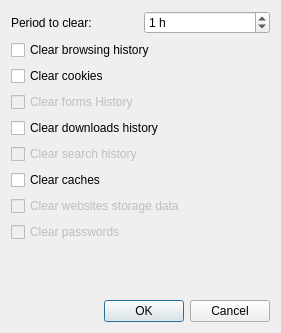
<?xml version="1.0" encoding="UTF-8"?>
<ui version="4.0">
 <class>Meerkat::ClearHistoryDialog</class>
 <widget class="QDialog" name="Meerkat::ClearHistoryDialog">
  <property name="geometry">
   <rect>
    <x>0</x>
    <y>0</y>
    <width>281</width>
    <height>333</height>
   </rect>
  </property>
  <property name="windowTitle">
   <string>Clear History</string>
  </property>
  <layout class="QVBoxLayout" name="verticalLayout">
   <item>
    <widget class="QWidget" name="periodWidget" native="true">
     <layout class="QHBoxLayout" name="horizontalLayout_2">
      <property name="leftMargin">
       <number>0</number>
      </property>
      <property name="topMargin">
       <number>0</number>
      </property>
      <property name="rightMargin">
       <number>0</number>
      </property>
      <property name="bottomMargin">
       <number>0</number>
      </property>
      <item>
       <widget class="QLabel" name="periodLabel">
        <property name="text">
         <string>Period to clear:</string>
        </property>
       </widget>
      </item>
      <item>
       <widget class="QSpinBox" name="periodSpinBox">
        <property name="specialValueText">
         <string>All</string>
        </property>
        <property name="suffix">
         <string> h</string>
        </property>
        <property name="maximum">
         <number>99999</number>
        </property>
        <property name="value">
         <number>1</number>
        </property>
       </widget>
      </item>
     </layout>
    </widget>
   </item>
   <item>
    <widget class="QCheckBox" name="clearBrowsingHistoryCheckBox">
     <property name="text">
      <string>Clear browsing history</string>
     </property>
    </widget>
   </item>
   <item>
    <widget class="QCheckBox" name="clearCookiesCheckBox">
     <property name="text">
      <string>Clear cookies</string>
     </property>
    </widget>
   </item>
   <item>
    <widget class="QCheckBox" name="clearFormsHistoryCheckBox">
     <property name="enabled">
      <bool>false</bool>
     </property>
     <property name="text">
      <string>Clear forms History</string>
     </property>
    </widget>
   </item>
   <item>
    <widget class="QCheckBox" name="clearDownloadsHistoryCheckBox">
     <property name="text">
      <string>Clear downloads history</string>
     </property>
    </widget>
   </item>
   <item>
    <widget class="QCheckBox" name="clearSearchHistoryCheckBox">
     <property name="enabled">
      <bool>false</bool>
     </property>
     <property name="text">
      <string>Clear search history</string>
     </property>
    </widget>
   </item>
   <item>
    <widget class="QCheckBox" name="clearCachesCheckBox">
     <property name="text">
      <string>Clear caches</string>
     </property>
    </widget>
   </item>
   <item>
    <widget class="QCheckBox" name="clearStorageCheckBox">
     <property name="enabled">
      <bool>false</bool>
     </property>
     <property name="text">
      <string>Clear websites storage data</string>
     </property>
    </widget>
   </item>
   <item>
    <widget class="QCheckBox" name="clearPasswordsCheckBox">
     <property name="enabled">
      <bool>false</bool>
     </property>
     <property name="text">
      <string>Clear passwords</string>
     </property>
    </widget>
   </item>
   <item>
    <spacer name="verticalSpacer">
     <property name="orientation">
      <enum>Qt::Vertical</enum>
     </property>
     <property name="sizeHint" stdset="0">
      <size>
       <width>0</width>
       <height>0</height>
      </size>
     </property>
    </spacer>
   </item>
   <item>
    <widget class="QDialogButtonBox" name="buttonBox">
     <property name="orientation">
      <enum>Qt::Horizontal</enum>
     </property>
     <property name="standardButtons">
      <set>QDialogButtonBox::Cancel|QDialogButtonBox::Ok</set>
     </property>
    </widget>
   </item>
  </layout>
 </widget>
 <resources/>
 <connections>
  <connection>
   <sender>buttonBox</sender>
   <signal>accepted()</signal>
   <receiver>Meerkat::ClearHistoryDialog</receiver>
   <slot>accept()</slot>
   <hints>
    <hint type="sourcelabel">
     <x>248</x>
     <y>254</y>
    </hint>
    <hint type="destinationlabel">
     <x>157</x>
     <y>274</y>
    </hint>
   </hints>
  </connection>
  <connection>
   <sender>buttonBox</sender>
   <signal>rejected()</signal>
   <receiver>Meerkat::ClearHistoryDialog</receiver>
   <slot>reject()</slot>
   <hints>
    <hint type="sourcelabel">
     <x>316</x>
     <y>260</y>
    </hint>
    <hint type="destinationlabel">
     <x>286</x>
     <y>274</y>
    </hint>
   </hints>
  </connection>
 </connections>
</ui>
